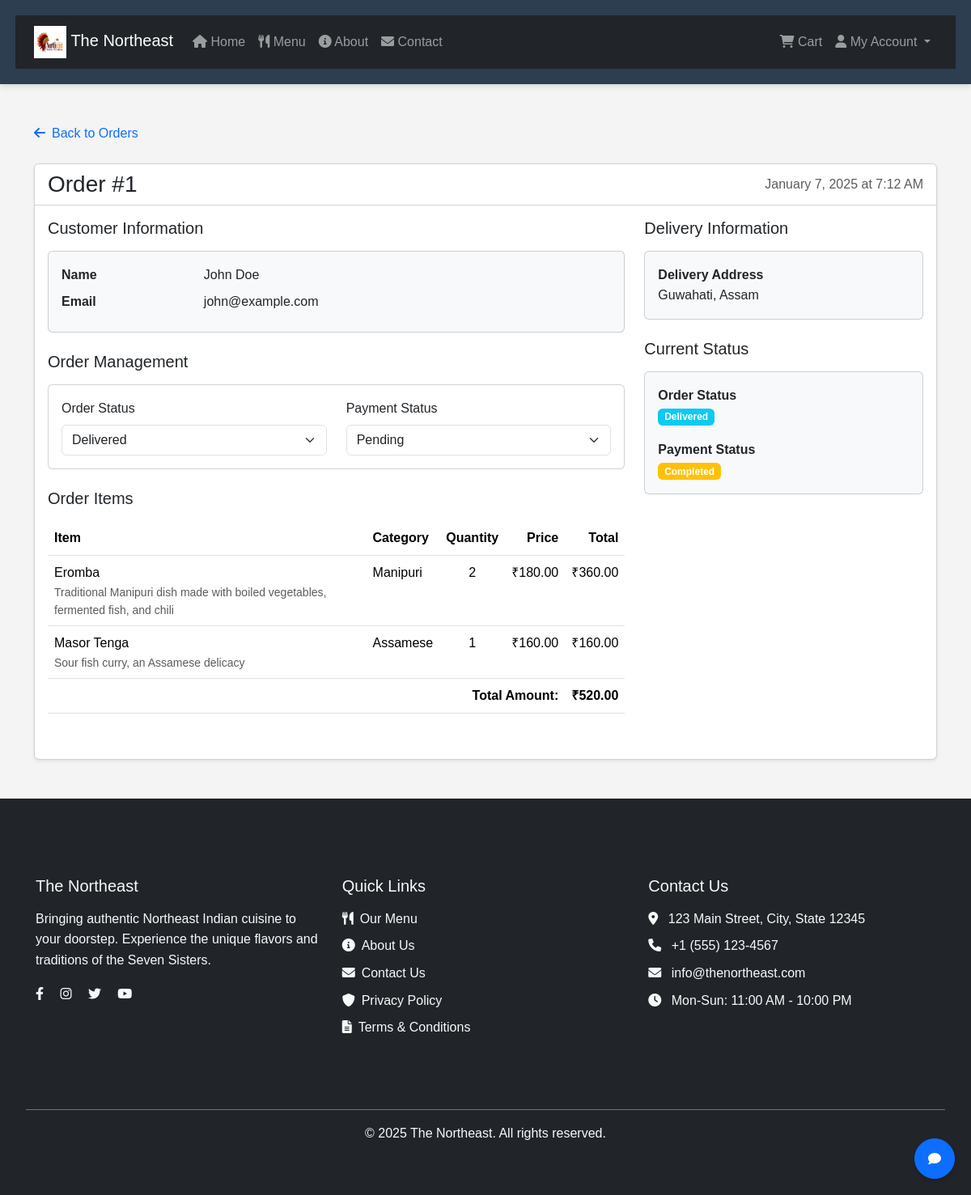
The page /php/views/admin/order_details.php?id=1 (signed in) on the database its author committed.
### tables this page shows
CREATE TABLE `orders` (
  `order_id` INT NOT NULL AUTO_INCREMENT,
  `user_id` INT NOT NULL,
  `status` ENUM('pending','confirmed','preparing','delivered','cancelled') DEFAULT 'pending',
  `total_amount` DECIMAL(10,2) NOT NULL,
  `payment_status` ENUM('pending','paid','failed') DEFAULT 'pending',
  `delivery_address` TEXT NOT NULL,
  `created_at` TIMESTAMP DEFAULT CURRENT_TIMESTAMP,
  PRIMARY KEY (`order_id`),
  KEY `user_id` (`user_id`),
  CONSTRAINT `orders_ibfk_1` FOREIGN KEY (`user_id`) 
    REFERENCES `users` (`user_id`) ON DELETE CASCADE
);

CREATE TABLE `users` (
  `user_id` INT NOT NULL AUTO_INCREMENT,
  `email` VARCHAR(255) NOT NULL,
  `password_hash` VARCHAR(255) NOT NULL,
  `first_name` VARCHAR(50) NOT NULL,
  `last_name` VARCHAR(50) NOT NULL,
  `phone` VARCHAR(20),
  `address` TEXT NOT NULL,
  `is_admin` TINYINT(1) DEFAULT 0,
  `is_active` TINYINT(1) DEFAULT 1,
  PRIMARY KEY (`user_id`),
  UNIQUE KEY `email` (`email`)
);

CREATE TABLE `order_items` (
  `order_item_id` INT NOT NULL AUTO_INCREMENT,
  `order_id` INT NOT NULL,
  `dish_id` INT NOT NULL,
  `quantity` INT DEFAULT 1,
  `price_per_unit` DECIMAL(10,2) NOT NULL,
  PRIMARY KEY (`order_item_id`),
  KEY `order_id` (`order_id`),
  KEY `dish_id` (`dish_id`),
  CONSTRAINT `order_items_ibfk_1` FOREIGN KEY (`order_id`) 
    REFERENCES `orders` (`order_id`) ON DELETE CASCADE,
  CONSTRAINT `order_items_ibfk_2` FOREIGN KEY (`dish_id`) 
    REFERENCES `dishes` (`dish_id`) ON DELETE CASCADE
);

CREATE TABLE `dishes` (
  `dish_id` INT NOT NULL AUTO_INCREMENT,
  `name` VARCHAR(255) NOT NULL,
  `description` TEXT,
  `price` DECIMAL(10,2) NOT NULL,
  `category` ENUM('Manipuri','Assamese','NagaLand','Mizoram','Meghalaya','Tripura','Sikkim','Arunachal Pradesh') NOT NULL,
  `image_url` VARCHAR(255),
  `image_blob` MEDIUMBLOB,
  `image_type` VARCHAR(50),
  `available` TINYINT(1) DEFAULT 1,
  PRIMARY KEY (`dish_id`)
);

### php/helpers.php (called while the page is built, shortened)
<?php
function base_url() {
    return BASE_URL;
}
function url($path = '') {
    return rtrim(base_url(), '/') . '/' . ltrim($path, '/');
}

### php/models/Order.php (called while the page is built, shortened)
<?php
class Order {
    private $pdo;
    public function __construct($pdo) {
        $this->pdo = $pdo;
    }
    public function getOrderDetails($orderId) {
        try {
            $stmt = $this->pdo->prepare('
                SELECT o.*,
                       u.first_name, u.last_name, u.email,
                       COALESCE(p.method, "N/A") as payment_method,
                       COALESCE(p.status, "pending") as payment_status
                FROM orders o
                LEFT JOIN users u ON o.user_id = u.user_id
                LEFT JOIN payments p ON o.order_id = p.order_id
                WHERE o.order_id = :order_id
            ');
            $stmt->execute(['order_id' => $orderId]);
            $order = $stmt->fetch(PDO::FETCH_ASSOC);
            $stmt = $this->pdo->prepare('
                SELECT oi.*, d.name, d.description, d.category
                FROM order_items oi
                JOIN dishes d ON oi.dish_id = d.dish_id
                WHERE oi.order_id = :order_id
            ');
            $stmt->execute(['order_id' => $orderId]);
            $order['items'] = $stmt->fetchAll(PDO::FETCH_ASSOC);
            $order['first_name'] = $order['first_name'] ?? 'Guest';
            $order['last_name'] = $order['last_name'] ?? '';
            $order['email'] = $order['email'] ?? 'N/A';
            return $order;
        } catch (PDOException $e) {
            $this->lastError = $e->getMessage();
            error_log("Error getting order details: " . $e->getMessage());
            return false;
        }
    }
}

### php/views/admin/order_details.php (the view, shortened to what this page needs)
<?php
require_once __DIR__ . '/../../db.php';
require_once __DIR__ . '/../../models/Order.php';
require_once __DIR__ . '/../../helpers.php';
$orderId = (int)$_GET['id'];
$order = new Order($pdo);
$orderDetails = $order->getOrderDetails($orderId);
require_once dirname(__DIR__) . '/header.php';
?>
<main class="container my-5">
    <div class="mb-4">
        <a href="<?= url('php/views/admin/orders.php') ?>" class="text-decoration-none">
            <i class="fas fa-arrow-left me-2"></i>Back to Orders
        </a>
    </div>
    <div class="card shadow-sm">
        <div class="card-header bg-white">
            <div class="d-flex justify-content-between align-items-center">
                <h1 class="h3 mb-0">Order #<?= htmlspecialchars($orderId) ?></h1>
                <span class="text-muted">
                    <?= date('F j, Y \a\t g:i A', strtotime($orderDetails['created_at'])) ?>
                </span>
            </div>
        </div>
        <div class="card-body">
            <div class="row">
                <div class="col-md-8">
                    <div class="mb-4">
                        <h2 class="h5 mb-3">Customer Information</h2>
                        <div class="card bg-light">
                            <div class="card-body">
                                <dl class="row mb-0">
                                    <dt class="col-sm-3">Name</dt>
                                    <dd class="col-sm-9"><?= htmlspecialchars($orderDetails['first_name'] . ' ' . $orderDetails['last_name']) ?></dd>
                                    <dt class="col-sm-3">Email</dt>
                                    <dd class="col-sm-9"><?= htmlspecialchars($orderDetails['email']) ?></dd>
                                </dl>
                            </div>
                        </div>
                    </div>
                    <div class="mb-4">
                        <h2 class="h5 mb-3">Order Management</h2>
                        <div class="card">
                            <div class="card-body">
                                <div class="row">
                                    <div class="col-md-6">
                                        <div class="form-group">
                                            <label for="orderStatus" class="form-label">Order Status</label>
                                            <select id="orderStatus" class="form-select" data-order-id="<?= $orderId ?>">
                                                <?php
                                                $statuses = ['pending', 'confirmed', 'preparing', 'delivered', 'cancelled'];
                                                foreach ($statuses as $status):
                                                ?>
                                                    <option value="<?= $status ?>" <?= $orderDetails['status'] === $status ? 'selected' : '' ?>>
                                                        <?= ucfirst($status) ?>
                                                    </option>
                                                <?php endforeach; ?>
                                            </select>
                                        </div>
                                    </div>
                                    <div class="col-md-6">
                                        <div class="form-group">
                                            <label for="paymentStatus" class="form-label">Payment Status</label>
                                            <select id="paymentStatus" class="form-select" data-order-id="<?= $orderId ?>">
                                                <?php
                                                $paymentStatuses = ['pending', 'paid', 'failed'];
                                                foreach ($paymentStatuses as $status):
                                                ?>
                                                    <option value="<?= $status ?>" <?= $orderDetails['payment_status'] === $status ? 'selected' : '' ?>>
                                                        <?= ucfirst($status) ?>
                                                    </option>
                                                <?php endforeach; ?>
                                            </select>
                                        </div>
                                    </div>
                                </div>
                            </div>
                        </div>
                    </div>
                    <div class="order-items mb-4">
                        <h2 class="h5 mb-3">Order Items</h2>
                        <div class="table-responsive">
                            <table class="table">
                                <thead>
                                    <tr>
                                        <th>Item</th>
                                        <th>Category</th>
                                        <th class="text-center">Quantity</th>
                                        <th class="text-end">Price</th>
                                        <th class="text-end">Total</th>
                                    </tr>
                                </thead>
                                <tbody>
                                    <?php foreach ($orderDetails['items'] as $item): ?>
                                        <tr>
                                            <td>
                                                <?= htmlspecialchars($item['name']) ?>
                                                <div class="text-muted small"><?= htmlspecialchars($item['description']) ?></div>
                                            </td>
                                            <td><?= htmlspecialchars($item['category']) ?></td>
                                            <td class="text-center"><?= htmlspecialchars($item['quantity']) ?></td>
                                            <td class="text-end">₹<?= number_format($item['price_per_unit'], 2) ?></td>
                                            <td class="text-end">₹<?= number_format($item['price_per_unit'] * $item['quantity'], 2) ?></td>
                                        </tr>
                                    <?php endforeach; ?>
                                    <tr>
                                        <td colspan="4" class="text-end"><strong>Total Amount:</strong></td>
                                        <td class="text-end"><strong>₹<?= number_format($orderDetails['total_amount'], 2) ?></strong></td>
                                    </tr>
                                </tbody>
                            </table>
                        </div>
                    </div>
                </div>
                <div class="col-md-4">
                    <div class="order-info mb-4">
                        <h2 class="h5 mb-3">Delivery Information</h2>
                        <div class="card bg-light">
                            <div class="card-body">
                                <dl class="mb-0">
                                    <dt>Delivery Address</dt>
                                    <dd class="mb-0"><?= nl2br(htmlspecialchars($orderDetails['delivery_address'])) ?></dd>
                                </dl>
                            </div>
                        </div>
                    </div>
                    <div class="order-info">
                        <h2 class="h5 mb-3">Current Status</h2>
                        <div class="card bg-light">
                            <div class="card-body">
                                <dl class="mb-0">
                                    <dt>Order Status</dt>
                                    <dd class="mb-3">
                                        <span class="badge bg-<?= $orderDetails['status'] === 'cancelled' ? 'danger' : 'info' ?>">
                                            <?= ucfirst($orderDetails['status']) ?>
                                        </span>
                                    </dd>
                                    <dt>Payment Status</dt>
                                    <dd class="mb-0">
                                        <span class="badge bg-<?= $orderDetails['payment_status'] === 'paid' ? 'success' : ($orderDetails['payment_status'] === 'failed' ? 'danger' : 'warning') ?>">
                                            <?= ucfirst($orderDetails['payment_status']) ?>
                                        </span>
                                    </dd>
                                </dl>
                            </div>
                        </div>
                    </div>
                </div>
            </div>
        </div>
    </div>
</main>
<?php require_once dirname(__DIR__) . '/footer.php'; ?>

### css/style.css (style rules this page uses)
* { margin: 0; padding: 0; box-sizing: border-box; }
body { font-family: Arial, sans-serif; line-height: 1.6; background-color: #f4f4f4; }

### rows shown on the page
orders: created_at "January 7, 2025 at 7:12 AM", user.last_name "John Doe", user.email "john@example.com", status "Delivered", total_amount "520.00", delivery_address "Guwahati, Assam"
order_items: dish.name "Eromba", dish.description "Traditional Manipuri dish made with boiled vegetables, fermented fish, and chili", dish.category "Manipuri", quantity "2", price_per_unit "180.00", $item['price_per_unit'] * $item['quantity'] "360.00"
order_items: dish.name "Masor Tenga", dish.description "Sour fish curry, an Assamese delicacy", dish.category "Assamese", quantity "1", price_per_unit "160.00", $item['price_per_unit']*$item['quantity'] "160.00"

### other values the page prints
$orderId "1"
$orderDetails['payment_status'] "Completed"
form field value "Pending"
